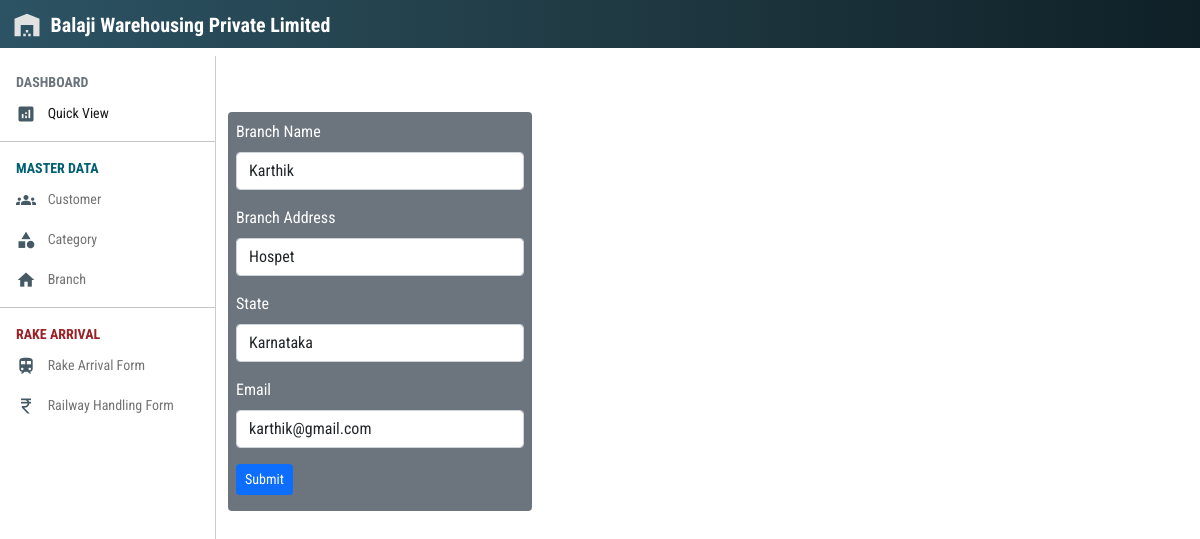
Page /branch/edit/1 on the committed database.
### rake/models.py (models this page shows, shortened)
class Branch(models.Model):
    name = models.CharField(max_length=255,unique=True, blank = False)
    address = models.CharField(max_length=255)
    state = models.CharField(max_length=100,blank = False)
    email  = models.EmailField(unique=True)

### rake/views.py (the view)
# urls.py: path('branch/edit/<int:pk>',views.BranchUpdateView.as_view(),name ='branch_edit'),
class BranchUpdateView(UpdateView):
    form_class = BranchForm
    model = Branch
    template_name = 'branch_create.html'
    success_url = reverse_lazy('branch_list')

### rake/forms.py
class BranchForm(forms.ModelForm):
    class Meta():
        model = Branch
        fields = "__all__"

### rake/templates/rake/branch_create.html (shortened to what this page needs)
<!DOCTYPE html>
{% extends 'rake/base.html' %}
{% load widget_tweaks %}
{% block body_block %}
<div class="row my-5">
    <div class="col-4">
        <div class="p-2 bordered rounded bg-secondary text-white">
        <form method="POST" action="">
            {% if form.name.errors %}
                {% for error in form.name.errors %}
                    <div class="mb-3">
                        <label for="{{form.name.id_for_label}}" class="form-label">Branch Name</label>
                        {% render_field form.name class+='form-control is-invalid' %}
                        <div class="invalid-feedback">
                            <strong>{{error}}</strong>
                        </div>
                    </div>
                {% endfor %}
            {% else %}
            <div class="mb-3">
                <label for="{{form.name.id_for_label}}" class="form-label">Branch Name</label>
                {% render_field form.name class+='form-control' %}
            </div>
            {% endif %}
            {% if form.address.errors %}
                {% for error in form.address.errors %}
                    <div class="mb-3">
                        <label for="{{form.address.id_for_label}}" class="form-label">Branch Address</label>
                        {% render_field form.address class+='form-control is-invalid' %}
                        <div class="invalid-feedback">
                            <strong>{{error}}</strong>
                        </div>
                    </div>
                {% endfor %}
            {% else %}
            <div class="mb-3">
                <label for="{{form.address.id_for_label}}" class="form-label">Branch Address</label>
                {% render_field form.address class+='form-control' %}
            </div>
            {% endif %}
            {% if form.state.errors %}
                {% for error in form.state.errors %}
                    <div class="mb-3">
                        <label for="{{form.state.id_for_label}}" class="form-label">State</label>
                        {% render_field form.state class+='form-control is-invalid' %}
                        <div class="invalid-feedback">
                            <strong>{{error}}</strong>
                        </div>
                    </div>
                {% endfor %}
            {% else %}
            <div class="mb-3">
                <label for="{{form.state.id_for_label}}" class="form-label">State</label>
                {% render_field form.state class+='form-control' %}
            </div>
            {% endif %}
            {% if form.email.errors %}
                {% for error in form.email.errors %}
                    <div class="mb-3">
                        <label for="{{form.email.id_for_label}}" class="form-label">Email</label>
                        {% render_field form.email class+='form-control is-invalid' %}
                        <div class="invalid-feedback">
                            <strong>{{error}}</strong>
                        </div>
                    </div>
                {% endfor %}
            {% else %}
            <div class="mb-3">
                <label for="{{form.email.id_for_label}}" class="form-label">Email</label>
                {% render_field form.email class+='form-control' %}
            </div>
            {% endif %}
                <button type="submit" class="btn btn-primary btn-sm mb-2">Submit</button>
        </form>
        </div>
    </div>
</div>
{% endblock %}

### rake/static/css/base_style.css (style rules this page uses)
body { font-family: "Roboto Condensed", sans-serif !important; }
:root { --offcanvas-width: 18vw; --topNavbarHeight: 56px; }
@media (min-width: 992px) { body { overflow: auto !important; } }

### rows in the picture
Branch: name "Karthik", address "Hospet", state "Karnataka", email "karthik@gmail.com"
